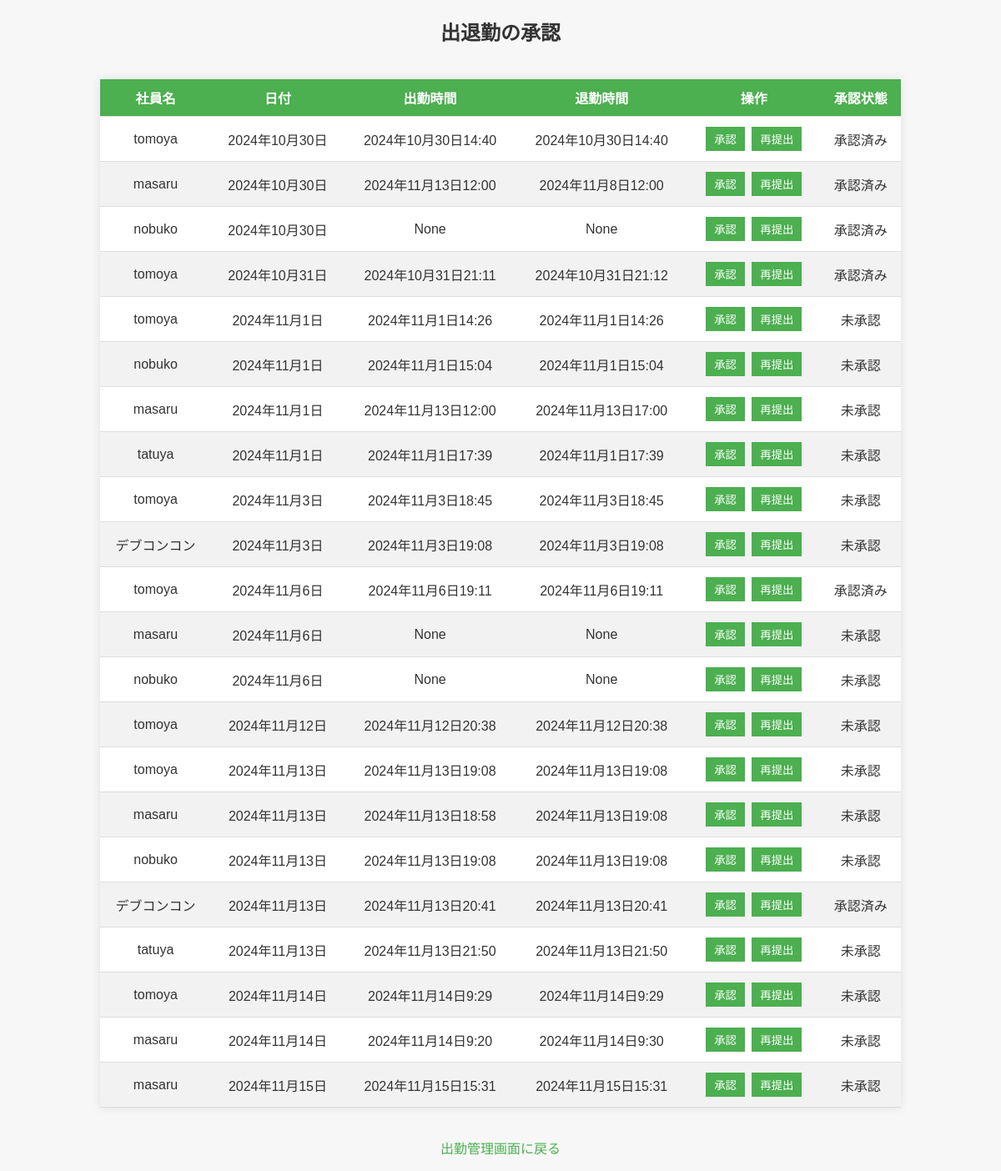
Before: /attendance/approval/ (signed in) with the older database file.
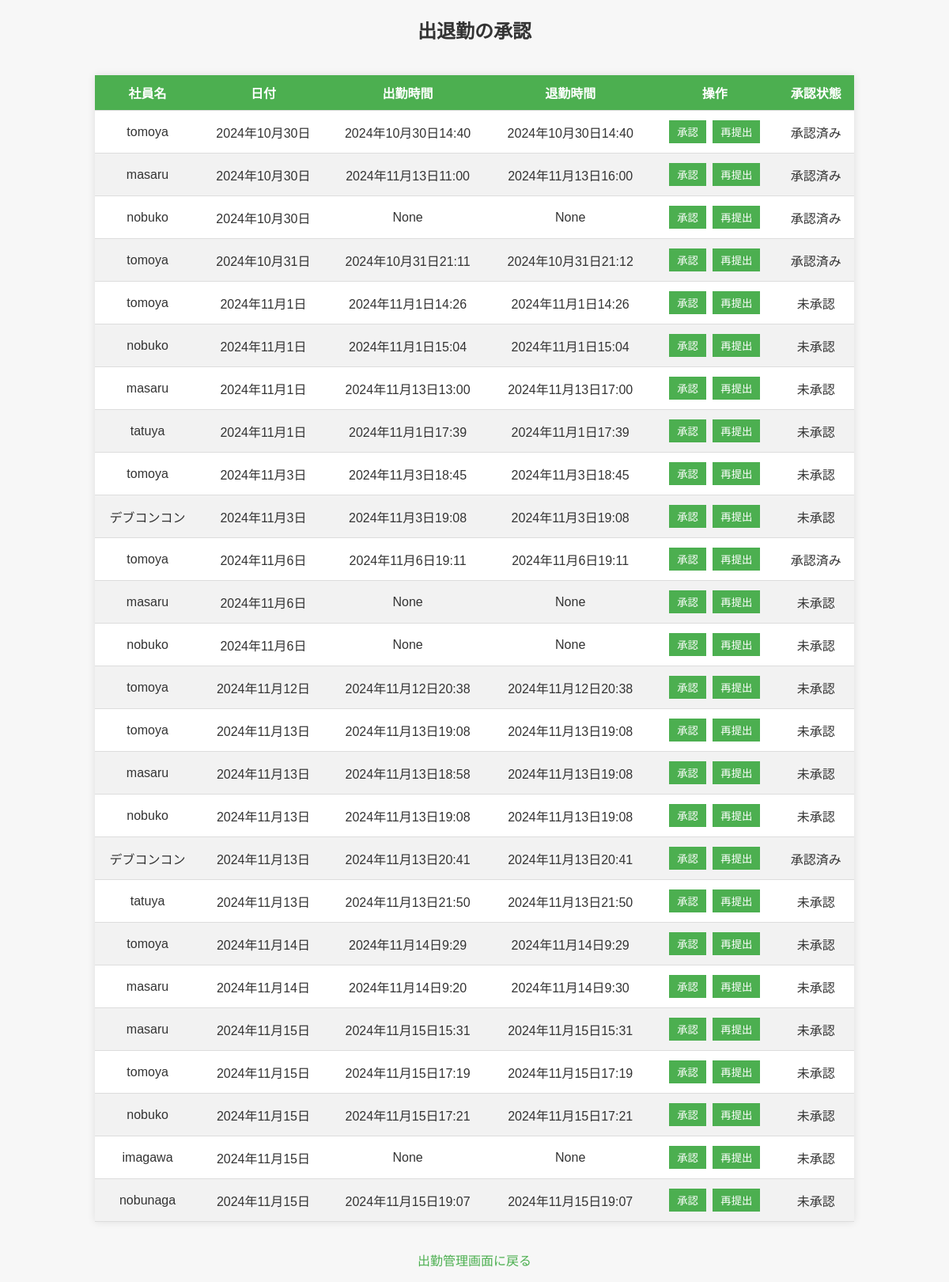
After: the same page with the newer database file.
### attendance_system/models.py (models this page shows, shortened)
class Attendance(models.Model):
    user = models.ForeignKey(User, on_delete=models.CASCADE)
    check_in = models.DateTimeField(null=True, blank=True)  # 出勤時間
    check_out = models.DateTimeField(null=True, blank=True)  # 退勤時間
    date = models.DateField(default=timezone.now)  # 日付
    status = models.BooleanField(default=False)  # 勤務中か否か
    is_approved = models.BooleanField(default=False)  # 承認状態

### attendance_system/views.py (the view, shortened to what this page needs)
# urls.py: path('attendance/approval/', views.attendance_approval, name='attendance_approval'),
@login_required
def attendance_approval(request):
    attendances = Attendance.objects.all()
    return render(request, 'attendance_system/attendance_approval.html', {'attendances': attendances})

### attendance_system/templates/attendance_system/attendance_approval.html (shortened to what this page needs)
<!DOCTYPE html>
<html lang="ja">
<head>
</head>
<body>
    <h2>出退勤の承認</h2>
    <table>
        <thead>
            <tr>
                <th>社員名</th>
                <th>日付</th>
                <th>出勤時間</th>
                <th>退勤時間</th>
                <th>操作</th>
                <th>承認状態</th>
            </tr>
        </thead>
        <tbody>
            {% if attendances %}
                {% for attendance in attendances %}
                <tr>
                    <td>{{ attendance.user.username }}</td>
                    <td>{{ attendance.date }}</td>
                    <td>{{ attendance.check_in }}</td>
                    <td>{{ attendance.check_out }}</td>
                    <td>
                        <form method="post" action=".">
                            <button type="submit" name="approve">承認</button>
                            <button type="submit" name="resubmit">再提出</button>
                        </form>
                    </td>
                    <td>{{ attendance.is_approved|yesno:"承認済み,未承認" }}</td>
                </tr>
                {% endfor %}
            {% else %}
                <tr>
                    <td colspan="6">出退勤データがありません</td>
                </tr>
            {% endif %}
        </tbody>
    </table>
    <p><a href="{% url 'attendance' %}">出勤管理画面に戻る</a></p>
</body>
</html>

### attendance_system/templates/attendance_system/attendance_approval.html (style rules this page uses)
body { font-family: Arial, sans-serif; background-color: #f7f7f7; color: #333; margin: 0; padding: 0; display: flex; justify-content: center; align-items: center; min-height: 100vh; flex-direction: column; }
h2 { margin: 20px 0; }
table { width: 80%; border-collapse: collapse; background-color: #fff; box-shadow: 0 0 10px rgba(0, 0, 0, 0.1); margin: 20px 0; }
th, td { padding: 10px; text-align: center; border-bottom: 1px solid #ddd; }
th { background-color: #4CAF50; color: white; }
tr:nth-child(even) { background-color: #f2f2f2; }
button { background-color: #4CAF50; color: white; border: none; padding: 5px 10px; margin: 2px; cursor: pointer; }
a { text-decoration: none; color: #4CAF50; }

Changed rows visible on the page:
changed Attendance (number 2 of 26 on the later page): check_in "2024年11月13日12:00" → "2024年11月13日11:00"; check_out "2024年11月8日12:00" → "2024年11月13日16:00"
changed Attendance (number 7 of 26 on the later page): check_in "2024年11月13日12:00" → "2024年11月13日13:00"
added Attendance: user.username "tomoya", date "2024年11月15日", check_in "2024年11月15日17:19", check_out "2024年11月15日17:19", is_approved "未承認"
added Attendance: user.username "nobuko", date "2024年11月15日", check_in "2024年11月15日17:21", check_out "2024年11月15日17:21", is_approved "未承認"
added Attendance: user.username "imagawa", date "2024年11月15日", check_in "None", check_out "None", is_approved "未承認"
added Attendance: user.username "nobunaga", date "2024年11月15日", check_in "2024年11月15日19:07", check_out "2024年11月15日19:07", is_approved "未承認"
